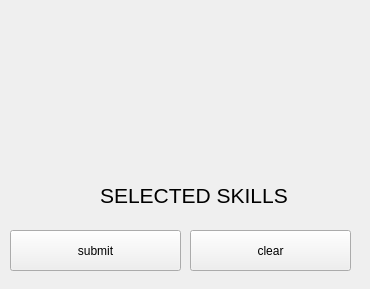
<?xml version="1.0" encoding="UTF-8"?>
<ui version="4.0">
 <class>Widget</class>
 <widget class="QWidget" name="Widget">
  <property name="geometry">
   <rect>
    <x>0</x>
    <y>0</y>
    <width>370</width>
    <height>289</height>
   </rect>
  </property>
  <property name="windowTitle">
   <string>Widget</string>
  </property>
  <widget class="QPushButton" name="pushButton_1">
   <property name="geometry">
    <rect>
     <x>10</x>
     <y>230</y>
     <width>171</width>
     <height>41</height>
    </rect>
   </property>
   <property name="text">
    <string>submit</string>
   </property>
   <property name="checkable">
    <bool>false</bool>
   </property>
  </widget>
  <widget class="QPushButton" name="pushButton_2">
   <property name="geometry">
    <rect>
     <x>190</x>
     <y>230</y>
     <width>161</width>
     <height>41</height>
    </rect>
   </property>
   <property name="text">
    <string>clear</string>
   </property>
   <property name="checkable">
    <bool>false</bool>
   </property>
  </widget>
  <widget class="QLabel" name="label_1">
   <property name="geometry">
    <rect>
     <x>100</x>
     <y>170</y>
     <width>191</width>
     <height>51</height>
    </rect>
   </property>
   <property name="font">
    <font>
     <pointsize>16</pointsize>
    </font>
   </property>
   <property name="text">
    <string>SELECTED SKILLS</string>
   </property>
  </widget>
 </widget>
 <resources/>
 <connections/>
</ui>
